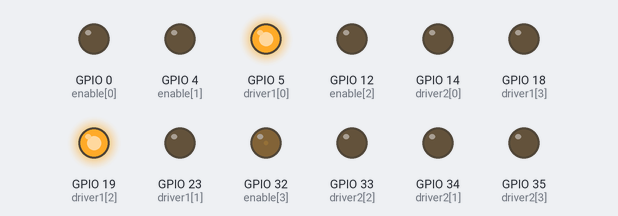
Bench run of a sketch on a simulated ESP32. On the bench: output pins drawn as LEDs (lit = HIGH).

Above: at 0.05 s.
At 1.05 s:
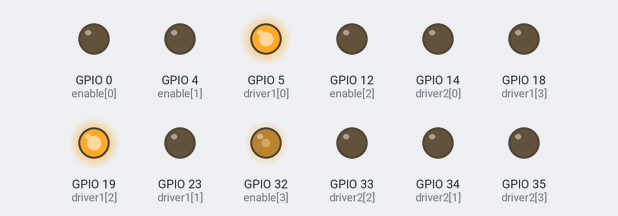
At 2.05 s:
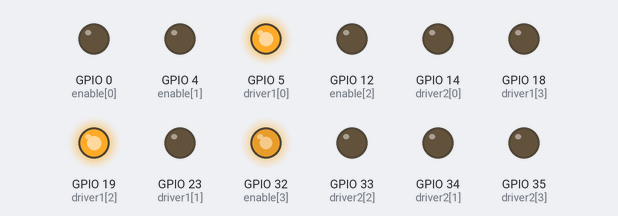
At 5.1 s:
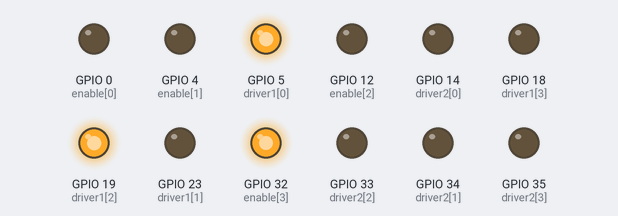
Timing chart, 0 to 5.9 s (numbered marks = the images above):
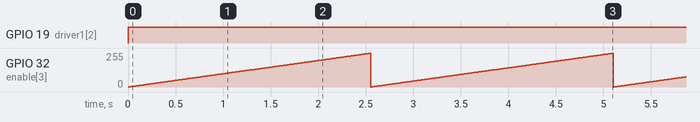

Measured:
- by itself, GPIO 19 (driver1[2]): LOW → HIGH at 0.00 s
- by itself, GPIO 32 (enable[3]): ramps from 0/255 to 253/255 and jumps back, once every 2.6 s

The sketch:

driver_1.0.ino
```cpp
const int enable[4] = {0, 4, 12, 32};
const int driver1[4] = {5, 23, 19, 18};
const int driver2[4] = {14, 34, 33, 35};
const int cnt = sizeof(enable)/sizeof(enable[0]);

void setup() {
  Serial.begin(115200);

  for(int i = 0; i < cnt; i++){
    ledcSetup(i, 5000, 8);
    ledcAttachPin(enable[i], i);
    pinMode(driver1[i], OUTPUT);
    pinMode(driver2[i], OUTPUT);
  }
}

void loop() {


    digitalWrite(driver1[0], HIGH);
    digitalWrite(driver1[1], LOW);
    digitalWrite(driver1[2], HIGH);
    digitalWrite(driver1[3], LOW);
    for(int i = 0; i < 255; i++){
        ledcWrite(3, i);
        delay(10);
    }


}
```
